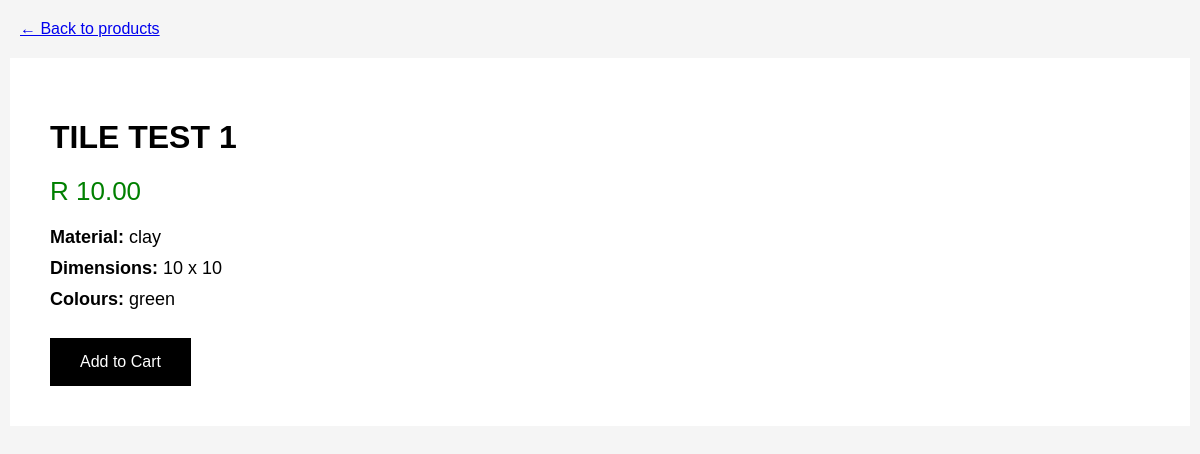
/product/1/, run on the app's committed database.
### store/models.py (models this page shows, shortened)
class Product(models.Model):
    CATEGORY_CHOICES = [
        ('wall', 'Wall Tiles'),
        ('floor', 'Floor Tiles'),
        ('outdoor', 'Outdoor Tiles'),
    ]
    name = models.CharField(max_length=200)
    price = models.DecimalField(max_digits=8, decimal_places=2)
    material = models.CharField(max_length=100)
    dimensions = models.CharField(max_length=100)
    colors = models.CharField(max_length=200)
    description = models.TextField(blank=True, null=True)
    image = models.ImageField(upload_to='products/')
    category = models.CharField(
        max_length=20,
        choices=CATEGORY_CHOICES,
        default='floor'
    )

### store/views.py (the view)
# urls.py: path('product/<int:id>/', views.product_detail, name='product_detail'),
def product_detail(request, id):
    product = get_object_or_404(Product, id=id)
    return render(request, 'store/product_detail.html', {
        'product': product
    })

### store/templates/store/product_detail.html (shortened to what this page needs)
<!DOCTYPE html>
<html>
<head>
</head>
<body>
<a href="/" class="back">← Back to products</a>
<div class="product-page">
    <div class="product-info">
        <h1>{{ product.name|upper }}</h1>
        <div class="price">
            R {{ product.price }}
        </div>
        <div class="info">
            <strong>Material:</strong> {{ product.material }}
        </div>
        <div class="info">
            <strong>Dimensions:</strong> {{ product.dimensions }}
        </div>
        <div class="info">
            <strong>Colours:</strong> {{ product.colors }}
        </div>
        <br>
        <a href="{% url 'add_to_cart' product.id %}">
            <button class="add-cart">Add to Cart</button>
        </a>
    </div>
</div>
</body>
</html>

### store/templates/store/product_detail.html (style rules this page uses)
body { font-family: Poppins, Arial; margin:0; background:#f5f5f5; }
.product-page { max-width:1100px; margin:auto; padding:40px; display:grid; grid-template-columns:1fr 1fr; gap:50px; background:white; }
.product-info h1 { font-size:32px; margin-bottom:10px; }
.price { font-size:26px; color:green; margin:20px 0; }
.info { margin:10px 0; font-size:18px; }
.add-cart { background:black; color:white; padding:15px 30px; border:none; cursor:pointer; font-size:16px; }
.back { margin:20px; display:inline-block; }

### data on the page
Product: name "TILE TEST 1", price "10.00", material "clay", dimensions "10 x 10", colors "green"
